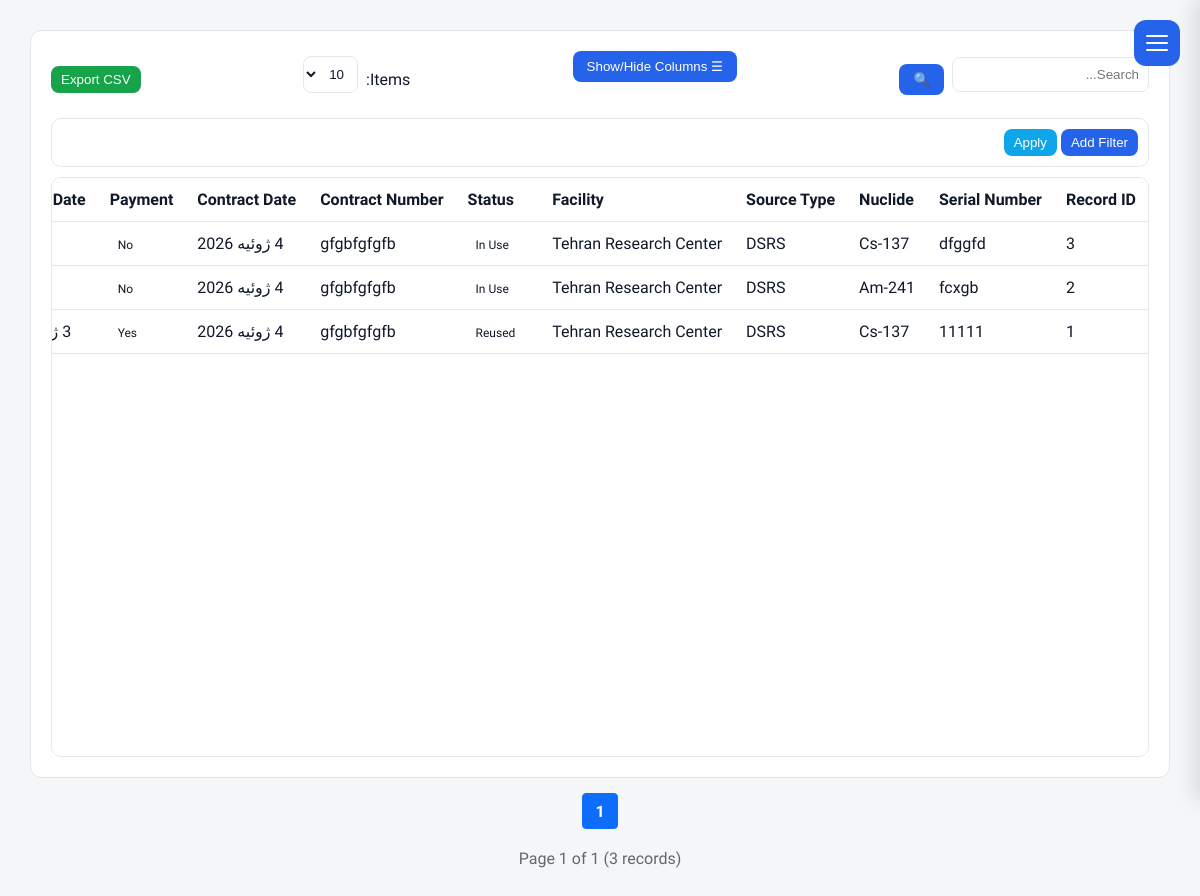
The app's page /contract/source (signed in) with its own data.
### contract/models.py (models this page shows, shortened)
class Contract(models.Model):
    dsrs = models.OneToOneField(
        "dashboard.DSRS",
        on_delete=models.PROTECT,
        related_name="pi_record",
        null=True,
    blank=True,
    )
    payment_done = models.BooleanField(default=False)
    payment_date = models.DateField(null=True, blank=True)
    created_at = models.DateTimeField(auto_now_add=True)
    history = HistoricalRecords()
    @property
    def contract_number(self):
        return self.dsrs.contract.contract_number if self.dsrs.contract else ""
    @property
    def contract_date(self):
        return self.dsrs.contract.contract_date if self.dsrs.contract else None
    @property
    def facility(self):
        return self.dsrs.Facility
    @property
    def source_type(self):
        return self.dsrs.Source_Type
    @property
    def status(self):
        return self.dsrs.Status

class LicenseContract(models.Model):
    license = models.OneToOneField(
        LicenseRequest,
        on_delete=models.PROTECT,
        related_name="contract"
    )
    contract_number = models.CharField(
        max_length=100,
        blank=True,
        null=True
    )
    contract_date = models.DateField(
        blank=True,
        null=True
    )
    contract_cost = models.DecimalField(
        max_digits=14,
        decimal_places=2,
        blank=True,
        null=True
    )
    send_to_financial = models.BooleanField(
            default=False
        )
    draft_sent_to_customer = models.BooleanField(
        default=False
    )
    draft_sent_date = models.DateField(
        blank=True,
        null=True
    )
    notification_letter_number = models.CharField(
        max_length=30,
        blank=True,
        null=True
    )
    notification_letter_date = models.DateField(
        blank=True,
        null=True
    )
    amendment_notes = models.TextField(
        blank=True,
        null=True
    )
    source_owner = models.CharField(
        max_length=100,
        blank=True,
        null=True
    )
    contract_accountable = models.CharField(
        max_length=100,
        blank=True,
        null=True
    )
    created_at = models.DateTimeField(
        auto_now_add=True
    )
    updated_at = models.DateTimeField(
        auto_now=True
    )

### dashboard/models.py (models this page shows, shortened)
class DSRS(models.Model):
    contract = models.ForeignKey(
        LicenseContract,
        null=True,
        blank=True,
        on_delete=models.SET_NULL,
    )
    created_from = models.ForeignKey(
        "self",
        null=True,
        blank=True,
        on_delete=models.SET_NULL,
        related_name="children",
    )
    Source_Type = models.CharField( max_length=10, choices=SOURCE_TYPE.choices, default="DSRS")
    Sso_Code = models.CharField(max_length=12,null=True, blank=True)
    Facility = models.ForeignKey(
                FacilityModel,
                null=True,
                blank=True,
                on_delete=models.SET_NULL,
                related_name="Source_Facility"
            )
    Origin_Type = models.CharField(max_length=20, choices=OriginType.choices,null=True, blank=True)
    Date_received = models.DateField(blank=True, null=True)
    is_divisible = models.BooleanField(default=False,)
    source_count = models.PositiveIntegerField(default=1,)
    available_count = models.PositiveIntegerField(default=1,)
    Location = models.CharField(max_length=150,blank=True, null=True)
    Status = models.CharField(max_length=15, choices=SOURCE_STATUS.choices,blank=True, null=True)
    Status_Date = models.DateField(blank=True, null=True)
    Responsible_Person = models.CharField(max_length=50,null=True, blank=True)
    Nuclide = models.ForeignKey(Nuclides, on_delete=models.SET_NULL, null=True, blank=True)
    activity_input = models.FloatField(null=True, blank=True)
    activity_unit = models.CharField(
        max_length=10,
        choices=ActivityUnit.choices,
        default='Bq',blank=True, null=True
    )
    Activity_reference_date = models.DateField(null=True, blank=True)
    serial_number = models.CharField(max_length=25,null=True, blank=True)
    Dose_rate_surface_uSv = models.FloatField(null=True, blank=True)
    Dose_rate_1m_uSv = models.FloatField(null=True, blank=True)
    Dose_rate_measurement_date = models.DateField(null=True, blank=True)
    source_state = models.CharField(max_length=15, choices=SourceState.choices, null=True, blank=True)
    contamination_bq_cm2 = models.FloatField(null=True, blank=True)
    Source_Physical_Form = models.CharField(max_length=10, choices=SourceForm.choices, null=True, blank=True)
    Source_Manufacturer = models.CharField(max_length=50, blank=True, null=True)
    Source_Model = models.CharField(max_length=20,null=True, blank=True)
    Source_Practice = models.CharField(max_length=20, blank=True, null=True)
    Device_Manufacturer = models.CharField(max_length=50, blank=True, null=True)
    Device_Model = models.CharField(max_length=50, blank=True, null=True)
    Device_Serial_Number = models.CharField(max_length=50, blank=True, null=True)
    Container_Type = models.CharField(max_length=25, blank=True, null=True)
    Dimension = models.CharField(max_length=20, blank=True, null=True)
    Comment = models.CharField(max_length=255, blank=True, null=True)
    created_by = models.ForeignKey(User, on_delete=models.CASCADE, editable=False)
    created_at = models.DateTimeField(auto_now_add=True)
    history = HistoricalRecords()
    initial_activity_bq = models.FloatField(null=True, blank=True)

### reference/models.py (models this page shows)
class Nuclides(models.Model):
    name = models.CharField(max_length=8)
    half_life = models.FloatField()
    d_value_bq = models.FloatField()
    atomic_number = models.IntegerField(null=True, blank=True)
    mass_number = models.IntegerField(null=True, blank=True)
    decay_mode = models.CharField(max_length=50, null=True, blank=True)
    decay_constant = models.FloatField(null=True, blank=True)  # 1/sec
    specific_activity_bq_per_g = models.FloatField(null=True, blank=True)
    alpha_energy_mev = models.FloatField(null=True, blank=True)
    beta_max_energy_mev = models.FloatField(null=True, blank=True)
    gamma_energy_mev = models.FloatField(null=True, blank=True)
    gamma_yield = models.FloatField(null=True, blank=True)  # photons/decay
    neutron_emitter = models.BooleanField(default=False)
    neutron_yield_n_per_s = models.FloatField(null=True, blank=True)
    dose_rate_constant_usv_m2_per_h_gbq = models.FloatField(null=True, blank=True)
    half_value_layer_lead_mm = models.FloatField(null=True, blank=True)
    half_value_layer_concrete_mm = models.FloatField(null=True, blank=True)
    iaea_category = models.IntegerField(null=True, blank=True)
    parent_nuclide = models.CharField(max_length=20, null=True, blank=True)
    daughter_nuclide = models.CharField(max_length=20, null=True, blank=True)
    is_sealed_source_common = models.BooleanField(default=False)
    def __str__(self):
        return self.name

### facilities/models.py (models this page shows)
class FacilityModel(models.Model):
    name = models.CharField(
        _("Facility Name"),
        max_length=255, blank=True,null=True
    )
    responsible_person = models.CharField(
        _("Responsible Person"),
        max_length=150, blank=True,null=True
    )
    telephone = models.CharField(
        _("Telephone"),
        max_length=50, blank=True,null=True
    )
    email = models.EmailField(
        _("Email"),
        blank=True,null=True
    )
    address1 = models.CharField(
        _("Address Line 1"),
        max_length=255, blank=True,null=True
    )
    address2 = models.CharField(
        _("Address Line 2"),
        max_length=255,
         blank=True,null=True
    )
    postal_code = models.CharField(
        _("Postal Code"),
        max_length=20,
         blank=True,null=True
    )
    national_id = models.CharField(
        _("National ID"),
        max_length=50,
         blank=True,null=True
    )
    economic_code = models.CharField(
        _("Economic Code"),
        max_length=50,
         blank=True,null=True
    )
    created_at = models.DateTimeField(
        auto_now_add=True
    )
    updated_at = models.DateTimeField(
        auto_now=True
    )
    class Meta:
        ordering = ["name"]
        verbose_name = _("Facility")
        verbose_name_plural = _("Facilities")
    def __str__(self):
        return str(self.name) if self.name else "Unnamed Facility"

### contract/views.py (the view, shortened to what this page needs)
# urls.py: path('source', views.contract_index, name='contract_index'),
def contract_index(request):
    contracts = (
        Contract.objects
        .select_related("dsrs__Nuclide", "dsrs__Facility", "dsrs__contract")
        .order_by("-created_at")
    )
    keys = request.GET.getlist("key")
    values = request.GET.getlist("value")
    size = request.GET.get("size", "25")
    if size == "all":
        page_size = contracts.count() or 1
    else:
        page_size = int(size)
    paginator = Paginator(contracts, page_size)
    page = request.GET.get("page")
    page_obj = paginator.get_page(page)
    return render(request, 'contract/index.html', {
        'page_obj': page_obj,
        "page_size": size,
    })

### templates/contract/index.html (shortened to what this page needs)
{% extends 'base.html' %}
{% load static %}
{% block content %}
<div class="content">
<div class="table-header">
  <div class="header-group">
    <input type="text" id="searchInput" placeholder="Search...">
    <button>🔍</button>
  </div>
  <div class="column-bar">
    <button class="btn-gray" onclick="toggleColumnPanel()">☰ Show/Hide Columns</button>
  </div>
  <div class="header-group">
  <span>Items:</span>
  <select name="size" id="pageSize">
    <option value="10">10</option>
  </select>
</div>
  <div class="header-group">
    <button class="btn-green" onclick="exportCSV()">Export CSV</button>
  </div>
</div>
<div class="filter-bar">
  <button id="addFilter" class="btn-blue">Add Filter</button>
  <button id="applyFilters" class="btn-info">Apply</button>
</div>
<div class="table-scroll">
<table id="mainTable">
<thead>
<tr>
    <th data-col="id">Record ID</th>
    <th data-col="serial_number">Serial Number</th>
    <th data-col="nuclide">Nuclide</th>
    <th data-col="source_type">Source Type</th>
    <th data-col="facility">Facility</th>
    <th data-col="status">Status</th>
    <th data-col="contract_number">Contract Number</th>
    <th data-col="contract_date">Contract Date</th>
    <th data-col="payment_done">Payment</th>
    <th data-col="payment_date">Payment Date</th>
</tr>
</thead>
<tbody id="tableBody">
{% for c in page_obj %}
<tr>
    <td data-col="id">{{ c.id }}</td>
    <td data-col="serial_number">{{ c.dsrs.serial_number }}</td>
    <td data-col="nuclide">{{ c.dsrs.Nuclide }}</td>
    <td data-col="source_type">{{ c.source_type }}</td>
    <td data-col="facility">{{ c.facility }}</td>
    <td data-col="status">
        <span class="badge bg-success">{{ c.status }}</span>
    </td>
    <td data-col="contract_number">{{ c.contract_number|default:"—" }}</td>
    <td data-col="contract_date">{{ c.contract_date|default:"—" }}</td>
    <td data-col="payment_done">
        {% if c.payment_done %}
            <span class="badge bg-success">Yes</span>
        {% else %}
            <span class="badge bg-danger">No</span>
        {% endif %}
    </td>
    <td data-col="payment_date">{{ c.payment_date }}</td>
</tr>
{% empty %}
<tr>
    <td colspan="11">No records found</td>
</tr>
{% endfor %}
</tbody>
</table>
</div>
</div>
<div class="pagination">
    {% for num in page_obj.paginator.page_range %}
        {% if num == 1 or num == page_obj.paginator.num_pages or num >= page_obj.number|add:"-2" and num <= page_obj.number|add:"2" %}
            {% if page_obj.number == num %}
                <span class="current">{{ num }}</span>
            {% else %}
                <a href="?page={{ num }}{% if page_size %}&size={{ page_size }}{% endif %}">{{ num }}</a>
            {% endif %}
        {% elif num == page_obj.number|add:"-3" or num == page_obj.number|add:"3" %}
            <span class="dots">…</span>
        {% endif %}
    {% endfor %}
</div>
<div class="page-info">
    Page {{ page_obj.number }} of {{ page_obj.paginator.num_pages }}
    ({{ page_obj.paginator.count }} records)
</div>
{% endblock %}

### static/css/base.css (style rules this page uses)
* { margin:0; padding:0; box-sizing:border-box; }
html.rtl { font-family:Vazirmatn,sans-serif; }
:root { --bg: #f5f6f8; --card: #ffffff; --text: #111827; --muted: #6b7280; --border: #e5e7eb; --primary: #2563eb; --sidebar: #1f2937; --sidebar-text: #374151; }
body { background: var(--bg); color: var(--text); }
.content { background: var(--card); padding: 20px; border-radius: 12px; border: 1px solid var(--border); }
th, td { padding: 12px; border-bottom: 1px solid var(--border); text-align: left; }
th { background: rgba(0,0,0,0.03); }
input, select, textarea { width: 100%; padding: 9px; margin-top: 5px; margin-bottom: 15px; border: 1px solid var(--border); border-radius: 8px; background: var(--card); color: var(--text); }
button { background: var(--primary); color: white; padding: 8px 14px; border: none; border-radius: 8px; cursor: pointer; }
table { width: max-content; min-width: 100%; border-collapse: collapse; }
.btn-blue { background: #2563eb; color: white; padding: 6px 10px; border-radius: 8px; text-decoration: none; }
.btn-green { background: #16a34a; color: white; padding: 6px 10px; border-radius: 8px; border: none; }
.btn-info { background: #0ea5e9; color: white; padding: 6px 10px; border-radius: 8px; border: none; }
.pagination { margin-top: 15px; text-align: center; }
.table-header { display: flex; flex-wrap: wrap; justify-content: space-between; gap: 10px; margin-bottom: 10px; }
.header-group { display: flex; gap: 8px; align-items: center; }
.filter-bar { margin-bottom: 10px; padding: 10px; background: var(--card); border: 1px solid var(--border); border-radius: 10px; }
.column-bar { margin-bottom: 10px; position: relative; }
.table-scroll { height: calc(100vh - 220px); overflow: auto; border: 1px solid var(--border); border-radius: 10px; background: var(--card); }
table thead th { position: sticky; top: 0; background: var(--card); z-index: 10; }
.badge { padding: 3px 8px; border-radius: 4px; font-size: 12px; margin-right: 5px; }

### templates/contract/index.html (style rules this page uses)
.pagination { display:flex; justify-content:center; align-items:center; gap:6px; margin:20px 0; flex-wrap:wrap; }
.pagination a, .pagination span { min-width:36px; height:36px; padding:0 12px; display:flex; align-items:center; justify-content:center; border:1px solid #ddd; border-radius:8px; text-decoration:none; color:#444; background:#fff; transition:.2s; }
.pagination .current { background:#CB52E3; color:#fff; border-color:#CB52E3; font-weight:600; }
.pagination { display: flex; justify-content: center; align-items: center; gap: 6px; margin-top: 15px; }
.pagination a, .pagination span { padding: 6px 12px; border: 1px solid #ccc; border-radius: 4px; text-decoration: none; }
.pagination .current { background: #0d6efd; color: white; border-color: #0d6efd; }
.page-info { text-align: center; margin-top: 10px; color: #666; }

### records on screen
Contract: id "3", dsrs.serial_number "dfggfd", dsrs.Nuclide "Cs-137", source_type "DSRS", facility "Tehran Research Center", status "In Use", contract_number "gfgbfgfgfb", contract_date "4 ژوئیه 2026", payment_done "No"
Contract: id "2", dsrs.serial_number "fcxgb", dsrs.Nuclide "Am-241", source_type "DSRS", facility "Tehran Research Center", status "In Use", contract_number "gfgbfgfgfb", contract_date "4 ژوئیه 2026", payment_done "No"
Contract: id "1", dsrs.serial_number "11111", dsrs.Nuclide "Cs-137", source_type "DSRS", facility "Tehran Research Center", status "Reused", contract_number "gfgbfgfgfb", contract_date "4 ژوئیه 2026", payment_done "Yes", payment_date "3…"

### other values on screen
{{ num }} "1"
{{ page_obj.number }} "1"
{{ page_obj.paginator.num_pages }} "1"
{{ page_obj.paginator.count }} "3"
